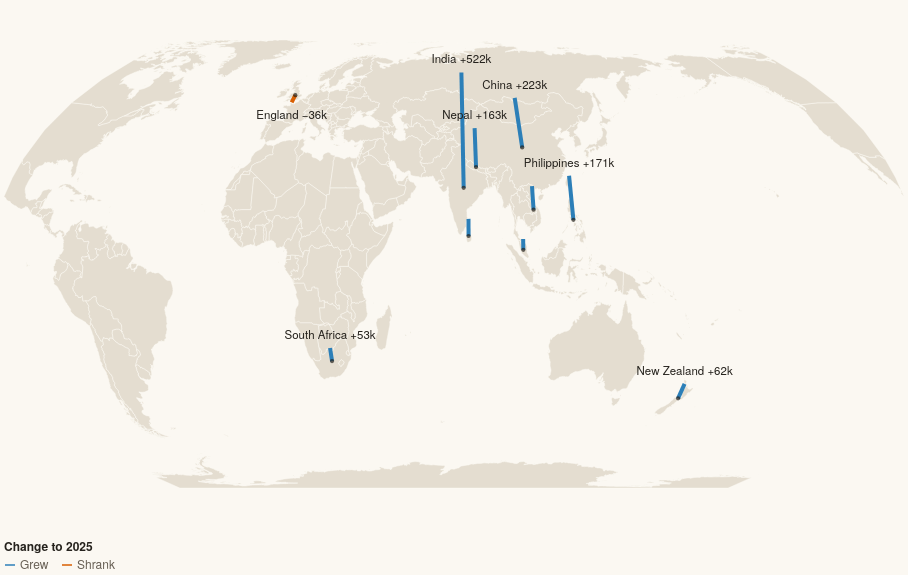

Write a Vega-Lite specification for this figure.
### Vega-Lite specification from a JSON file in a GitHub repository (floating-point values rounded to 4 significant figures; data arrays with more than 128 entries replaced by an {"elided": "..."} marker saying what was removed)
{"$schema": "https://vega.github.io/schema/vega-lite/v5.json", "width": 900, "height": 520, "autosize": {"type": "pad"}, "config": {"background": null, "font": "IBM Plex Sans, Helvetica Neue, Arial, sans-serif", "padding": 4, "view": {"stroke": null, "fill": "#eef1ef"}, "axis": {"labelColor": "#675f54", "titleColor": "#675f54", "gridColor": "#d8cfbf", "domainColor": "#d8cfbf", "tickColor": "#d8cfbf", "labelFont": "IBM Plex Sans, Helvetica Neue, Arial, sans-serif", "labelFontSize": 11, "titleFont": "IBM Plex Sans, Helvetica Neue, Arial, sans-serif", "titleFontWeight": 500, "titleFontSize": 11.5}, "legend": {"labelColor": "#675f54", "titleColor": "#25221d", "labelFont": "IBM Plex Sans, Helvetica Neue, Arial, sans-serif", "titleFont": "IBM Plex Sans, Helvetica Neue, Arial, sans-serif", "titleFontWeight": 600, "labelFontSize": 12, "titleFontSize": 12, "symbolStrokeColor": "#fbf8f2"}, "text": {"color": "#25221d", "font": "IBM Plex Sans, Helvetica Neue, Arial, sans-serif"}, "tooltipFormat": {"numberFormat": ",.0f"}}, "projection": {"type": "equalEarth", "rotate": [-75, 0]}, "params": [{"name": "base", "value": 2015, "bind": {"input": "radio", "options": [2015, 2020], "labels": ["2015", "2020"], "name": "Change since "}}], "layer": [{"data": {"values": {"type": "Topology", "transform": {"scale": [0.018, 0.009], "translate": [-180, -90]}, "objects": {"countries": {"type": "GeometryCollection", "geometries": [{"type": "Polygon", "arcs": [[0, 1, 2, 3]], "id": "716", "properties": {"name": "Zimbabwe"}}, {"type": "Polygon", "arcs": [[-3, 4, 5, 6, 7, 8, 9]], "id": "894", "properties": {"name": "Zambia"}}, {"type": "MultiPolygon", "arcs": [[[10, 11, 12]], [[13]]], "id": "887", "properties": {"name": "Yemen"}}, {"type": "MultiPolygon", "arcs": [[[14, 15, 16, 17]]], "id": "704", "properties": {"name": "Vietnam"}}, {"type": "MultiPolygon", "arcs": [[[18]], [[19, 20, 21, 22]]], "id": "862", "properties": {"name": "Venezuela"}}, {"type": "MultiPolygon", "arcs": [[[23]], [[24]], [[25]], [[26]], [[27]]], "id": "548", "properties": {"name": "Vanuatu"}}, {"type": "MultiPolygon", "arcs": [[[28, 29, 30, 31, 32]]], "id": "860", "properties": {"name": "Uzbekistan"}}, {"type": "Polygon", "arcs": [[33, 34, 35]], "id": "858", "properties": {"name": "Uruguay"}}, {"type": "MultiPolygon", "arcs": [[[36]]], "id": "630", "properties": {"name": "Puerto Rico"}}, {"type": "MultiPolygon", "arcs": [[[37]], [[38]], [[39]], [[40]], [[41, 42, 43, 44]], [[45]], [[46]], [[47]], [[48]], [[49]], [[50]], [[51]], [[52]], [[53]], [[54]], [[55]], [[56]], [[57]], [[58]], [[59]], [[60]], [[61]], [[62]], [[63]], [[64]], [[65]], [[66]], [[67]], [[68]], [[69]], [[70]], [[71]], [[72]], [[73, 74, 75, 76, 77]], [[78]]], "id": "840", "properties": {"name": "United States of America"}}, {"type": "MultiPolygon", "arcs": [[[79]]], "id": "239", "properties": {"name": "S. Geo. and the Is."}}, {"type": "MultiPolygon", "arcs": [[[80]], [[81]]], "id": "238", "properties": {"name": "Falkland Is."}}, {"type": "Polygon", "arcs": [[82]], "id": "833", "properties": {"name": "Isle of Man"}}, {"type": "MultiPolygon", "arcs": [[[83]], [[84]], [[85]], [[86]], [[87]], [[88]], [[89]], [[90]], [[91, 92]]], "id": "826", "properties": {"name": "United Kingdom"}}, {"type": "MultiPolygon", "arcs": [[[93, 94, 95, 96, 97]]], "id": "784", "properties": {"name": "United Arab Emirates"}}, {"type": "MultiPolygon", "arcs": [[[98, 99, 100, 101, 102, 103, 104, 105, 106, 107, 108]]], "id": "804", "properties": {"name": "Ukraine"}}, {"type": "Polygon", "arcs": [[109, 110, 111, 112, 113]], "id": "800", "properties": {"name": "Uganda"}}, {"type": "MultiPolygon", "arcs": [[[-32, 114, 115, 116, 117]]], "id": "795", "properties": {"name": "Turkmenistan"}}, {"type": "MultiPolygon", "arcs": [[[118, 119, 120, 121, 122, 123, 124]], [[125, 126, 127]]], "id": "792", "properties": {"name": "Turkey"}}, {"type": "MultiPolygon", "arcs": [[[128, 129, 130]]], "id": "788", "properties": {"name": "Tunisia"}}, {"type": "MultiPolygon", "arcs": [[[131]]], "id": "780", "properties": {"name": "Trinidad and Tobago"}}, {"type": "Polygon", "arcs": [[132, 133, 134, 135]], "id": "768", "properties": {"name": "Togo"}}, {"type": "MultiPolygon", "arcs": [[[136, 137]]], "id": "626", "properties": {"name": "Timor-Leste"}}, {"type": "MultiPolygon", "arcs": [[[139, 140, 141, 142, 143, 144]]], "id": "764", "properties": {"name": "Thailand"}}, {"type": "MultiPolygon", "arcs": [[[145]], [[146]], [[-8, 147, 148, 149, -110, 150, 151, 152, 153]]], "id": "834", "properties": {"name": "Tanzania"}}, {"type": "MultiPolygon", "arcs": [[[-30, 154, 155, 156]]], "id": "762", "properties": {"name": "Tajikistan"}}, {"type": "MultiPolygon", "arcs": [[[157]]], "id": "158", "properties": {"name": "Taiwan"}}, {"type": "Polygon", "arcs": [[-124, 158, 159, 160, 161, 162]], "id": "760", "properties": {"name": "Syria"}}, {"type": "Polygon", "arcs": [[163, 164, 165, 166, 167, 168]], "id": "756", "properties": {"name": "Switzerland"}}, {"type": "MultiPolygon", "arcs": [[[169]], [[170]], [[171, 172, 173]]], "id": "752", "properties": {"name": "Sweden"}}, {"type": "Polygon", "arcs": [[174, 175]], "id": "748", "properties": {"name": "eSwatini"}}, {"type": "Polygon", "arcs": [[176, 177, 178, 179]], "id": "740", "properties": {"name": "Suriname"}}, {"type": "Polygon", "arcs": [[-113, 180, 181, 182, 183, 184]], "id": "728", "properties": {"name": "S. Sudan"}}, {"type": "Polygon", "arcs": [[-183, 185, 186, 187, 188, 189, 190, 191]], "id": "729", "properties": {"name": "Sudan"}}, {"type": "MultiPolygon", "arcs": [[[192]]], "id": "144", "properties": {"name": "Sri Lanka"}}, {"type": "MultiPolygon", "arcs": [[[193]], [[194]], [[195, 196, 197, 198, 199, 200]], [[201]], [[202]], [[203]], [[204]]], "id": "724", "properties": {"name": "Spain"}}, {"type": "MultiPolygon", "arcs": [[[205, 206]], [[207]]], "id": "410", "properties": {"name": "South Korea"}}, {"type": "MultiPolygon", "arcs": [[[-1, 208, -176, 209, 210, 211, 212], [213]]], "id": "710", "properties": {"name": "South Africa"}}, {"type": "Polygon", "arcs": [[214, 215, 216, 217]], "id": "706", "properties": {"name": "Somalia"}}, {"type": "Polygon", "arcs": [[-217, 218, 219, 220]], "properties": {"name": "Somaliland"}}, {"type": "MultiPolygon", "arcs": [[[221]], [[222]], [[223]], [[224]], [[225]], [[226]], [[227]]], "id": "090", "properties": {"name": "Solomon Is."}}, {"type": "Polygon", "arcs": [[-106, 228, 229, 230, 231]], "id": "703", "properties": {"name": "Slovakia"}}, {"type": "Polygon", "arcs": [[232, 233, 234, 235, 236]], "id": "705", "properties": {"name": "Slovenia"}}, {"type": "MultiPolygon", "arcs": [[[237, 238, 239]]], "id": "694", "properties": {"name": "Sierra Leone"}}, {"type": "Polygon", "arcs": [[240, 241, 242, 243, 244, 245, 246, 247]], "id": "688", "properties": {"name": "Serbia"}}, {"type": "Polygon", "arcs": [[248, 249, 250, 251, 252, 253, 254]], "id": "686", "properties": {"name": "Senegal"}}, {"type": "MultiPolygon", "arcs": [[[-12, 255, 256, 257, 258, 259, 260, 261, -96, 262]]], "id": "682", "properties": {"name": "Saudi Arabia"}}, {"type": "MultiPolygon", "arcs": [[[263]]], "id": "678", "properties": {"name": "São Tomé and Principe"}}, {"type": "MultiPolygon", "arcs": [[[264]], [[265]]], "id": "882", "properties": {"name": "Samoa"}}, {"type": "Polygon", "arcs": [[-111, -150, 266, 267]], "id": "646", "properties": {"name": "Rwanda"}}, {"type": "MultiPolygon", "arcs": [[[268]], [[269, 270, 271, 272, 273, 274, 275, 276, 277, -109, 278, 279, 280, 281, 282, 283, 284]], [[285]], [[286]], [[287]], [[288]], [[289]], [[290]], [[291]], [[292]], [[293]], [[294]], [[295]], [[296]], [[297]], [[298]], [[299]], [[300]], [[301]], [[302]], [[303]], [[304]], [[305]], [[306]], [[307]], [[308]], [[309]], [[310]], [[311]], [[312]], [[313]], [[314]], [[315]], [[316]], [[317]], [[318]], [[319]], [[320]], [[321]], [[322]], [[323]], [[324]], [[325]], [[326]], [[327]], [[328]], [[329]], [[330]], [[331]], [[332]], [[333]], [[334]], [[335]], [[336]], [[337]], [[338]], [[339]], [[340]], [[341]], [[342]], [[343]], [[344, 345, 346, 347, 348]], [[-100, 349]]], "id": "643", "properties": {"name": "Russia"}}, {"type": "Polygon", "arcs": [[-102, 350, 351, -248, 352, -104, 353]], "id": "642", "properties": {"name": "Romania"}}, {"type": "Polygon", "arcs": [[-261, 354]], "id": "634", "properties": {"name": "Qatar"}}, {"type": "MultiPolygon", "arcs": [[[355]], [[-200, 356]]], "id": "620", "properties": {"name": "Portugal"}}, {"type": "Polygon", "arcs": [[-107, -232, 357, 358, 359, 360, 361, -347, 362, 363]], "id": "616", "properties": {"name": "Poland"}}, {"type": "MultiPolygon", "arcs": [[[364]], [[365]], [[366]], [[367]], [[368]], [[369]], [[370]], [[371]], [[372]], [[373]], [[374]], [[375]], [[376]], [[377]], [[378]], [[379]], [[380]]], "id": "608", "properties": {"name": "Philippines"}}, {"type": "Polygon", "arcs": [[381, 382, 383, 384, 385, 386]], "id": "604", "properties": {"name": "Peru"}}, {"type": "Polygon", "arcs": [[387, 388, 389]], "id": "600", "properties": {"name": "Paraguay"}}, {"type": "MultiPolygon", "arcs": [[[390]], [[391]], [[392, 393]], [[394]], [[395]], [[396]], [[397]], [[398]], [[399]], [[400]]], "id": "598", "properties": {"name": "Papua New Guinea"}}, {"type": "MultiPolygon", "arcs": [[[401, 402, 403, 404]]], "id": "591", "properties": {"name": "Panama"}}, {"type": "Polygon", "arcs": [[405, 406, 407, 408, 409, 410]], "id": "586", "properties": {"name": "Pakistan"}}, {"type": "MultiPolygon", "arcs": [[[411]], [[-13, -263, -95, 412]], [[-98, 413]]], "id": "512", "properties": {"name": "Oman"}}, {"type": "MultiPolygon", "arcs": [[[-172, 414, -284, 415]], [[416]], [[417]], [[418]], [[419]], [[420]], [[421]], [[422]], [[423]], [[424]], [[425]], [[426]], [[427]], [[428]], [[429]], [[430]]], "id": "578", "properties": {"name": "Norway"}}, {"type": "MultiPolygon", "arcs": [[[-206, 431, 432, -270, 433]]], "id": "408", "properties": {"name": "North Korea"}}, {"type": "MultiPolygon", "arcs": [[[434, 435, 436, 437, 438]]], "id": "566", "properties": {"name": "Nigeria"}}, {"type": "Polygon", "arcs": [[-439, 439, 440, 441, 442, 443, 444]], "id": "562", "properties": {"name": "Niger"}}, {"type": "Polygon", "arcs": [[445, 446, 447, 448]], "id": "558", "properties": {"name": "Nicaragua"}}, {"type": "MultiPolygon", "arcs": [[[449]], [[450]], [[451]], [[452]], [[453]]], "id": "554", "properties": {"name": "New Zealand"}}, {"type": "MultiPolygon", "arcs": [[[454, 455, 456]], [[457, 458]]], "id": "528", "properties": {"name": "Netherlands"}}, {"type": "Polygon", "arcs": [[459, 460]], "id": "524", "properties": {"name": "Nepal"}}, {"type": "Polygon", "arcs": [[-5, 461, -212, 462, 463]], "id": "516", "properties": {"name": "Namibia"}}, {"type": "Polygon", "arcs": [[-4, -10, 464, -153, 465, -210, -175, -209]], "id": "508", "properties": {"name": "Mozambique"}}, {"type": "Polygon", "arcs": [[466, 467, 468]], "id": "504", "properties": {"name": "Morocco"}}, {"type": "Polygon", "arcs": [[469, 470, 471, -468]], "id": "732", "properties": {"name": "W. Sahara"}}, {"type": "Polygon", "arcs": [[-244, 472, 473, 474, 475, 476]], "id": "499", "properties": {"name": "Montenegro"}}, {"type": "Polygon", "arcs": [[-272, 477]], "id": "496", "properties": {"name": "Mongolia"}}, {"type": "Polygon", "arcs": [[-103, -354]], "id": "498", "properties": {"name": "Moldova"}}, {"type": "MultiPolygon", "arcs": [[[-76, 479, 480, 481, 482]], [[483]], [[484]]], "id": "484", "properties": {"name": "Mexico"}}, {"type": "Polygon", "arcs": [[485]], "id": "480", "properties": {"name": "Mauritius"}}, {"type": "MultiPolygon", "arcs": [[[-255, 486, -471, 487, 488]]], "id": "478", "properties": {"name": "Mauritania"}}, {"type": "Polygon", "arcs": [[-249, -489, 489, -442, 490, 491, 492]], "id": "466", "properties": {"name": "Mali"}}, {"type": "MultiPolygon", "arcs": [[[-143, 493]], [[494, 495, 496, 497, 498]]], "id": "458", "properties": {"name": "Malaysia"}}, {"type": "MultiPolygon", "arcs": [[[-9, -154, -465]]], "id": "454", "properties": {"name": "Malawi"}}, {"type": "MultiPolygon", "arcs": [[[499]]], "id": "450", "properties": {"name": "Madagascar"}}, {"type": "Polygon", "arcs": [[-242, 500, 501, 502, 503]], "id": "807", "properties": {"name": "Macedonia"}}, {"type": "Polygon", "arcs": [[504, 505, 506]], "id": "442", "properties": {"name": "Luxembourg"}}, {"type": "MultiPolygon", "arcs": [[[-346, 507, 508, 509, -363]]], "id": "440", "properties": {"name": "Lithuania"}}, {"type": "Polygon", "arcs": [[-129, 511, 512, -188, 513, -444, 514]], "id": "434", "properties": {"name": "Libya"}}, {"type": "Polygon", "arcs": [[-238, 515, 516, 517]], "id": "430", "properties": {"name": "Liberia"}}, {"type": "Polygon", "arcs": [[-214]], "id": "426", "properties": {"name": "Lesotho"}}, {"type": "Polygon", "arcs": [[-162, 518, 519]], "id": "422", "properties": {"name": "Lebanon"}}, {"type": "Polygon", "arcs": [[-509, 520, 521, -280, 522]], "id": "428", "properties": {"name": "Latvia"}}, {"type": "Polygon", "arcs": [[-17, 523, -140, 524, 525]], "id": "418", "properties": {"name": "Laos"}}, {"type": "Polygon", "arcs": [[-29, 526, 527, -155]], "id": "417", "properties": {"name": "Kyrgyzstan"}}, {"type": "MultiPolygon", "arcs": [[[-259, 528, 529]]], "id": "414", "properties": {"name": "Kuwait"}}, {"type": "Polygon", "arcs": [[-243, -504, 530, -473]], "properties": {"name": "Kosovo"}}, {"type": "MultiPolygon", "arcs": [[[-114, -185, 531, -215, 532, -151]]], "id": "404", "properties": {"name": "Kenya"}}, {"type": "MultiPolygon", "arcs": [[[-33, -118, 533, -274, 534, -527]]], "id": "398", "properties": {"name": "Kazakhstan"}}, {"type": "Polygon", "arcs": [[-160, 535, -257, 536, 537, 538, 539]], "id": "400", "properties": {"name": "Jordan"}}, {"type": "MultiPolygon", "arcs": [[[540]], [[541]], [[542]], [[543]], [[544]], [[545]], [[546]], [[547]]], "id": "392", "properties": {"name": "Japan"}}, {"type": "Polygon", "arcs": [[548]], "id": "388", "properties": {"name": "Jamaica"}}, {"type": "MultiPolygon", "arcs": [[[-167, 549, -235, 550, 551]], [[552]], [[553]]], "id": "380", "properties": {"name": "Italy"}}, {"type": "Polygon", "arcs": [[-161, -540, 554, -538, 555, 556, 557, 558, -519]], "id": "376", "properties": {"name": "Israel"}}, {"type": "MultiPolygon", "arcs": [[[-539, -555]]], "id": "275", "properties": {"name": "Palestine"}}, {"type": "MultiPolygon", "arcs": [[[-92, 560]]], "id": "372", "properties": {"name": "Ireland"}}, {"type": "Polygon", "arcs": [[-123, 561, 562, -529, -258, -536, -159]], "id": "368", "properties": {"name": "Iraq"}}, {"type": "MultiPolygon", "arcs": [[[563]], [[-116, 564, -409, 565, -562, -122, 566, 567, 568, 569]]], "id": "364", "properties": {"name": "Iran"}}, {"type": "MultiPolygon", "arcs": [[[570]], [[571]], [[572]], [[573]], [[574]], [[575]], [[576]], [[577]], [[578]], [[579]], [[580]], [[581]], [[582]], [[583]], [[584]], [[585]], [[586]], [[587]], [[588]], [[589]], [[590]], [[591]], [[592]], [[593]], [[594]], [[595]], [[-495, 596]], [[597]], [[598]], [[599]], [[-137, 600, -139, 601]], [[602]], [[603]], [[604]], [[-393, 605]], [[606]], [[607]], [[608]], [[609]], [[610]], [[611]], [[612]], [[613]], [[614]], [[615]], [[616]], [[617]], [[618]], [[619]], [[620]], [[621]], [[622]], [[623]]], "id": "360", "properties": {"name": "Indonesia"}}, {"type": "MultiPolygon", "arcs": [[[-407, 624, 625, -460, 626, 627, 628, 629, 630, 631]], [[632]], [[633]], [[634]]], "id": "356", "properties": {"name": "India"}}, {"type": "Polygon", "arcs": [[635]], "id": "352", "properties": {"name": "Iceland"}}, {"type": "Polygon", "arcs": [[-105, -353, -247, 636, -237, 637, -229]], "id": "348", "properties": {"name": "Hungary"}}, {"type": "MultiPolygon", "arcs": [[[-449, 638, 639, 640, 641]]], "id": "340", "properties": {"name": "Honduras"}}, {"type": "MultiPolygon", "arcs": [[[642, 643]]], "id": "332", "properties": {"name": "Haiti"}}, {"type": "Polygon", "arcs": [[-20, 644, -179, 645]], "id": "328", "properties": {"name": "Guyana"}}, {"type": "MultiPolygon", "arcs": [[[-251, 646, 647]]], "id": "624", "properties": {"name": "Guinea-Bissau"}}, {"type": "Polygon", "arcs": [[-240, 648, -647, -250, -493, 649, -516]], "id": "324", "properties": {"name": "Guinea"}}, {"type": "Polygon", "arcs": [[-482, 650, 651, -641, 652, 653]], "id": "320", "properties": {"name": "Guatemala"}}, {"type": "MultiPolygon", "arcs": [[[654]], [[655]], [[656]], [[657]], [[658]], [[659]], [[660]], [[661]], [[-127, 662, 663, -502, 664]]], "id": "300", "properties": {"name": "Greece"}}, {"type": "Polygon", "arcs": [[-135, 665, 666, 667, 668, 669]], "id": "288", "properties": {"name": "Ghana"}}, {"type": "MultiPolygon", "arcs": [[[-169, 670, -505, 671, -457, 672, 673, 674, -359, 675, 676]], [[677]], [[-361, 678]]], "id": "276", "properties": {"name": "Germany"}}, {"type": "Polygon", "arcs": [[-119, 679, -277, 680, 681]], "id": "268", "properties": {"name": "Georgia"}}, {"type": "Polygon", "arcs": [[-253, 682]], "id": "270", "properties": {"name": "Gambia"}}, {"type": "Polygon", "arcs": [[683, 684, 685, 686]], "id": "266", "properties": {"name": "Gabon"}}, {"type": "MultiPolygon", "arcs": [[[687]], [[-168, -552, 688, -479, 689, -198, 690, -196, 691, 692, -506, -671]], [[693]], [[694]], [[695]], [[696]], [[-177, 697, 698]]], "id": "250", "properties": {"name": "France"}}, {"type": "MultiPolygon", "arcs": [[[699]], [[700]]], "id": "540", "properties": {"name": "New Caledonia"}}, {"type": "MultiPolygon", "arcs": [[[701]]], "id": "260", "properties": {"name": "Fr. S. Antarctic Lands"}}, {"type": "MultiPolygon", "arcs": [[[702]]], "id": "248", "properties": {"name": "Åland"}}, {"type": "MultiPolygon", "arcs": [[[-173, -416, -283, 703]]], "id": "246", "properties": {"name": "Finland"}}, {"type": "MultiPolygon", "arcs": [[[704]], [[705]], [[706]]], "id": "242", "properties": {"name": "Fiji"}}, {"type": "Polygon", "arcs": [[-184, -192, 707, 708, -219, -216, -532]], "id": "231", "properties": {"name": "Ethiopia"}}, {"type": "MultiPolygon", "arcs": [[[-522, 709, -281]], [[710]], [[711]]], "id": "233", "properties": {"name": "Estonia"}}, {"type": "MultiPolygon", "arcs": [[[-191, 712, 713, -708]]], "id": "232", "properties": {"name": "Eritrea"}}, {"type": "MultiPolygon", "arcs": [[[714]], [[-686, 715, 716]]], "id": "226", "properties": {"name": "Eq. Guinea"}}, {"type": "Polygon", "arcs": [[-640, 717, -653]], "id": "222", "properties": {"name": "El Salvador"}}, {"type": "Polygon", "arcs": [[-189, -513, 718, -560, -557, 719]], "id": "818", "properties": {"name": "Egypt"}}, {"type": "MultiPolygon", "arcs": [[[-386, 720, 721]], [[722]], [[723]], [[724]]], "id": "218", "properties": {"name": "Ecuador"}}, {"type": "Polygon", "arcs": [[-643, 725]], "id": "214", "properties": {"name": "Dominican Rep."}}, {"type": "Polygon", "arcs": [[-220, -709, -714, 726]], "id": "262", "properties": {"name": "Djibouti"}}, {"type": "MultiPolygon", "arcs": [[[727]], [[728]], [[729]], [[730]], [[731]], [[732]], [[733]], [[734]], [[735]], [[736]], [[737]], [[738]], [[739]], [[740]], [[741]]], "id": "304", "properties": {"name": "Greenland"}}, {"type": "MultiPolygon", "arcs": [[[742]]], "id": "234", "properties": {"name": "Faeroe Is."}}, {"type": "MultiPolygon", "arcs": [[[743]], [[-674, 744]], [[745]], [[746]], [[747]]], "id": "208", "properties": {"name": "Denmark"}}, {"type": "Polygon", "arcs": [[-231, 748, -676, -358]], "id": "203", "properties": {"name": "Czechia"}}, {"type": "Polygon", "arcs": [[749, 750]], "properties": {"name": "N. Cyprus"}}, {"type": "Polygon", "arcs": [[-750, 751]], "id": "196", "properties": {"name": "Cyprus"}}, {"type": "MultiPolygon", "arcs": [[[752]], [[753]]], "id": "192", "properties": {"name": "Cuba"}}, {"type": "MultiPolygon", "arcs": [[[-233, -637, -246, 754, 755]], [[-476, 756, 757]]], "id": "191", "properties": {"name": "Croatia"}}, {"type": "MultiPolygon", "arcs": [[[-492, 758, -669, 759, -517, -650]]], "id": "384", "properties": {"name": "Côte d'Ivoire"}}, {"type": "Polygon", "arcs": [[-404, 760, -447, 761]], "id": "188", "properties": {"name": "Costa Rica"}}, {"type": "Polygon", "arcs": [[-7, 762, 763, 764, 765, 766, -181, -112, -268, 767, -148]], "id": "180", "properties": {"name": "Dem. Rep. Congo"}}, {"type": "Polygon", "arcs": [[-684, 768, 769, -766, 770, 771]], "id": "178", "properties": {"name": "Congo"}}, {"type": "MultiPolygon", "arcs": [[[772]]], "id": "174", "properties": {"name": "Comoros"}}, {"type": "MultiPolygon", "arcs": [[[-22, 773, -387, -722, 774, -402, 775]]], "id": "170", "properties": {"name": "Colombia"}}, {"type": "MultiPolygon", "arcs": [[[776]], [[-18, -526, 777, -629, 778, -627, -461, -626, 779, -411, 780, -156, -528, -535, -273, -478, -271, -433, 781, 782, 783, 784, 785]], [[786]]], "id": "156", "properties": {"name": "China"}}, {"type": "MultiPolygon", "arcs": [[[-783, 787]]], "id": "344", "properties": {"name": "Hong Kong"}}, {"type": "MultiPolygon", "arcs": [[[-384, 788, 789, 790]], [[791, 792]], [[793]], [[794]], [[795]], [[796]], [[797]], [[798]], [[799]], [[800]], [[801]], [[802]], [[803]], [[804]], [[805]], [[806]], [[807]], [[808]], [[809]]], "id": "152", "properties": {"name": "Chile"}}, {"type": "Polygon", "arcs": [[-187, 810, 811, -435, -445, -514]], "id": "148", "properties": {"name": "Chad"}}, {"type": "Polygon", "arcs": [[-182, -767, -770, 812, -811, -186]], "id": "140", "properties": {"name": "Central African Rep."}}, {"type": "MultiPolygon", "arcs": [[[813]], [[814]]], "id": "132", "properties": {"name": "Cabo Verde"}}, {"type": "MultiPolygon", "arcs": [[[815]], [[816]], [[817]], [[-45, 818, -78, 819]], [[820]], [[821]], [[822]], [[823]], [[824]], [[825]], [[826]], [[827]], [[828]], [[829]], [[830]], [[831]], [[832]], [[833]], [[834]], [[835]], [[836]], [[837]], [[838]], [[-74, 839]], [[840]], [[841]], [[842]], [[843]], [[844]], [[845]], [[846]], [[847]], [[848]], [[849]], [[850]], [[851]], [[852]], [[853]], [[854]], [[855]], [[856]], [[857]], [[858]], [[859]], [[860]], [[861]], [[862]], [[863]], [[864]], [[865]], [[866]], [[867]], [[868]], [[869]], [[870]], [[871]], [[872]], [[873]], [[874]], [[875]], [[876]], [[877]], [[878]], [[879]], [[880]], [[881]], [[882]], [[883]], [[884]], [[885]], [[886]], [[887]], [[888]]], "id": "124", "properties": {"name": "Canada"}}, {"type": "Polygon", "arcs": [[-436, -812, -813, -769, -687, -717, 889]], "id": "120", "properties": {"name": "Cameroon"}}, {"type": "MultiPolygon", "arcs": [[[-16, 890, -141, -524]]], "id": "116", "properties": {"name": "Cambodia"}}, {"type": "MultiPolygon", "arcs": [[[-145, 891, 892, -630, -778, -525]]], "id": "104", "properties": {"name": "Myanmar"}}, {"type": "Polygon", "arcs": [[-149, -768, -267]], "id": "108", "properties": {"name": "Burundi"}}, {"type": "Polygon", "arcs": [[-136, -670, -759, -491, -441, 893]], "id": "854", "properties": {"name": "Burkina Faso"}}, {"type": "Polygon", "arcs": [[-128, -665, -501, -241, -352, 894]], "id": "100", "properties": {"name": "Bulgaria"}}, {"type": "MultiPolygon", "arcs": [[[-498, 895]], [[-497, 896]]], "id": "096", "properties": {"name": "Brunei"}}, {"type": "MultiPolygon", "arcs": [[[-21, -646, -178, -699, 897, -36, 898, -388, 899, -382, -774]], [[900]], [[901]], [[902]], [[903]]], "id": "076", "properties": {"name": "Brazil"}}, {"type": "Polygon", "arcs": [[-2, -213, -462]], "id": "072", "properties": {"name": "Botswana"}}, {"type": "Polygon", "arcs": [[-477, -758, 904, -755, -245]], "id": "070", "properties": {"name": "Bosnia and Herz."}}, {"type": "Polygon", "arcs": [[-383, -900, -390, 905, -789]], "id": "068", "properties": {"name": "Bolivia"}}, {"type": "Polygon", "arcs": [[-628, -779]], "id": "064", "properties": {"name": "Bhutan"}}, {"type": "Polygon", "arcs": [[-133, -894, -440, -438, 906]], "id": "204", "properties": {"name": "Benin"}}, {"type": "MultiPolygon", "arcs": [[[-481, 907, -651]]], "id": "084", "properties": {"name": "Belize"}}, {"type": "Polygon", "arcs": [[-455, -672, -507, -693, 908, -458]], "id": "056", "properties": {"name": "Belgium"}}, {"type": "Polygon", "arcs": [[-108, -364, -510, -523, -279]], "id": "112", "properties": {"name": "Belarus"}}, {"type": "MultiPolygon", "arcs": [[[-631, -893, 909]], [[910]]], "id": "050", "properties": {"name": "Bangladesh"}}, {"type": "MultiPolygon", "arcs": [[[911]], [[912]], [[913]], [[914]], [[915]]], "id": "044", "properties": {"name": "Bahamas"}}, {"type": "MultiPolygon", "arcs": [[[-121, 916, -567]], [[-569, 917, -681, -276, 918]]], "id": "031", "properties": {"name": "Azerbaijan"}}, {"type": "Polygon", "arcs": [[-164, -677, -749, -230, -638, -236, -550, -166, -511]], "id": "040", "properties": {"name": "Austria"}}, {"type": "MultiPolygon", "arcs": [[[919]], [[920]], [[921]], [[922]], [[923]], [[924]], [[925]], [[926]], [[927]], [[928]]], "id": "036", "properties": {"name": "Australia"}}, {"type": "MultiPolygon", "arcs": [[[-120, -682, -918, -568, -917]]], "id": "051", "properties": {"name": "Armenia"}}, {"type": "MultiPolygon", "arcs": [[[-35, 929, -790, -906, -389, -899]], [[-792, 930]], [[931]]], "id": "032", "properties": {"name": "Argentina"}}, {"type": "MultiPolygon", "arcs": [[[-765, 932, -771]], [[-6, -464, 933, -763]]], "id": "024", "properties": {"name": "Angola"}}, {"type": "Polygon", "arcs": [[-130, -515, -443, -490, -488, -470, -467, 934]], "id": "012", "properties": {"name": "Algeria"}}, {"type": "Polygon", "arcs": [[-474, -531, -503, -664, 935]], "id": "008", "properties": {"name": "Albania"}}, {"type": "Polygon", "arcs": [[-31, -157, -781, -410, -565, -115]], "id": "004", "properties": {"name": "Afghanistan"}}, {"type": "Polygon", "arcs": [[-406, -780, -625]], "properties": {"name": "Siachen Glacier"}}, {"type": "MultiPolygon", "arcs": [[[936], [937]], [[938]], [[939]], [[940]], [[941]], [[942]], [[943]], [[944]], [[945]], [[946]], [[947]], [[948]], [[949]], [[950]], [[951]], [[952]], [[953]], [[954]], [[955]], [[956]], [[957]], [[958]], [[959]], [[960]], [[961]], [[962]], [[963]], [[964]], [[965]], [[966]], [[967]], [[968]], [[969]], [[970]], [[971]], [[972]], [[973]], [[974]], [[975]], [[976]], [[977]], [[978]], [[979]], [[980]], [[981]], [[982]], [[983]], [[984]], [[985]], [[986]], [[987]], [[988]], [[989]], [[990]], [[991]], [[992]], [[993]], [[994]], [[995]], [[996]], [[997]], [[998]], [[999]], [[1000]], [[1001]], [[1002]]], "id": "010", "properties": {"name": "Antarctica"}}]}}, "arcs": {"elided": "1003 rows, 48254 int values in total"}}, "format": {"type": "topojson", "feature": "countries"}}, "mark": {"type": "geoshape", "fill": "#e4ddd0", "stroke": "#fbf8f2", "strokeWidth": 0.5, "clip": true, "cursor": "pointer"}, "transform": [{"lookup": "properties.name", "from": {"data": {"values": [{"c_world": "India", "c_label": "India", "c15": 449040, "c20": 724060, "c25": 971020, "c_km": 9847, "c_chg": 521980, "c_pct": 116}, {"c_world": "United Kingdom", "c_label": "England (born in)", "c15": 1006540, "c20": 986210, "c25": 970950, "c_km": 17011, "c_chg": -35590, "c_pct": -4}, {"c_world": "China", "c_label": "China", "c15": 508870, "c20": 638990, "c25": 731540, "c_km": 9054, "c_chg": 222670, "c_pct": 44}, {"c_world": "New Zealand", "c_label": "New Zealand", "c15": 575430, "c20": 584490, "c25": 637680, "c_km": 2155, "c_chg": 62250, "c_pct": 11}, {"c_world": "Philippines", "c_label": "Philippines", "c15": 241130, "c20": 308380, "c25": 412530, "c_km": 6011, "c_chg": 171400, "c_pct": 71}, {"c_world": "Vietnam", "c_label": "Vietnam", "c15": 235590, "c20": 275920, "c25": 326630, "c_km": 7248, "c_chg": 91040, "c_pct": 39}, {"c_world": "South Africa", "c_label": "South Africa", "c15": 177390, "c20": 200890, "c25": 229950, "c_km": 11057, "c_chg": 52560, "c_pct": 30}, {"c_world": "Nepal", "c_label": "Nepal", "c15": 50150, "c20": 132400, "c25": 213580, "c_km": 9879, "c_chg": 163430, "c_pct": 326}, {"c_world": "Sri Lanka", "c_label": "Sri Lanka", "c15": 119700, "c20": 142690, "c25": 184800, "c_km": 8732, "c_chg": 65100, "c_pct": 54}, {"c_world": "Malaysia", "c_label": "Malaysia", "c15": 143420, "c20": 178760, "c25": 184320, "c_km": 6640, "c_chg": 40900, "c_pct": 29}]}, "key": "c_world", "fields": ["c_label", "c15", "c20", "c25", "c_km", "c_chg", "c_pct"]}}, {"calculate": "datum.properties.name", "as": "cty"}, {"calculate": "datum.c_label == 'England (born in)' ? datum.properties.name + ' (figures for England)' : datum.properties.name", "as": "ctyl"}, {"calculate": "datum.properties.name == 'Australia' ? 'Destination' : isValid(datum.c25) ? format(datum.c25, ',') : 'Not in the top ten'", "as": "t25"}, {"calculate": "isValid(datum.c15) ? format(datum.c15, ',') : '–'", "as": "t15"}, {"calculate": "isValid(datum.c_chg) ? (datum.c_chg >= 0 ? '+' : '−') + format(abs(datum.c_chg), ',') + ' (' + (datum.c_pct >= 0 ? '+' : '') + datum.c_pct + '%)' : '–'", "as": "tchg"}, {"calculate": "isValid(datum.c_km) ? format(datum.c_km, ',') + ' km' : '–'", "as": "tkm"}], "params": [{"name": "hovc6", "select": {"type": "point", "fields": ["cty"], "on": "pointerover", "clear": "pointerout"}}], "encoding": {"stroke": {"condition": {"param": "hovc6", "empty": false, "value": "#111111"}, "value": "#fbf8f2"}, "strokeWidth": {"condition": {"param": "hovc6", "empty": false, "value": 1.75}, "value": 0.5}, "tooltip": [{"field": "ctyl", "title": "Country"}, {"field": "t25", "title": "Australian residents born here, 2025"}, {"field": "t15", "title": "Australian residents born here, 2015"}, {"field": "tchg", "title": "Change 2015–2025"}, {"field": "tkm", "title": "Distance from Sydney"}]}}, {"data": {"values": [{"c": "India", "lon": 78.9, "lat": 22, "a": 449040, "b": 724060, "d": 971020}, {"c": "England", "lon": -1.5, "lat": 52.6, "a": 1006540, "b": 986210, "d": 970950}, {"c": "China", "lon": 104, "lat": 34.5, "a": 508870, "b": 638990, "d": 731540}, {"c": "New Zealand", "lon": 174, "lat": -41, "a": 575430, "b": 584490, "d": 637680}, {"c": "Philippines", "lon": 122, "lat": 12.5, "a": 241130, "b": 308380, "d": 412530}, {"c": "Vietnam", "lon": 106.5, "lat": 15.5, "a": 235590, "b": 275920, "d": 326630}, {"c": "South Africa", "lon": 24.5, "lat": -29, "a": 177390, "b": 200890, "d": 229950}, {"c": "Nepal", "lon": 84.1, "lat": 28.3, "a": 50150, "b": 132400, "d": 213580}, {"c": "Sri Lanka", "lon": 80.7, "lat": 7.8, "a": 119700, "b": 142690, "d": 184800}, {"c": "Malaysia", "lon": 102, "lat": 3.8, "a": 143420, "b": 178760, "d": 184320}]}, "transform": [{"calculate": "datum.d - (base == 2015 ? datum.a : datum.b)", "as": "ch"}, {"calculate": "datum.lat + datum.ch * 0.00007662835249042145", "as": "top"}, {"calculate": "datum.ch >= 0 ? 'Grew' : 'Shrank'", "as": "pos"}, {"calculate": "datum.c + ' ' + (datum.ch >= 0 ? '+' : '−') + format(abs(datum.ch) / 1000, ',.0f') + 'k'", "as": "lbl"}], "mark": {"type": "rule", "strokeWidth": 4, "strokeCap": "butt"}, "encoding": {"longitude": {"field": "lon", "type": "quantitative"}, "latitude": {"field": "lat", "type": "quantitative"}, "latitude2": {"field": "top"}, "longitude2": {"field": "lon"}, "color": {"field": "pos", "type": "nominal", "scale": {"domain": ["Grew", "Shrank"], "range": ["#2c7fb8", "#d95f02"]}, "legend": {"title": "Change to 2025", "orient": "bottom"}}, "tooltip": [{"field": "c", "title": "Country of birth"}, {"field": "ch", "title": "Change (people)", "format": "+,"}, {"field": "d", "title": "Residents in 2025", "format": ","}]}}, {"data": {"values": [{"c": "India", "lon": 78.9, "lat": 22, "a": 449040, "b": 724060, "d": 971020}, {"c": "England", "lon": -1.5, "lat": 52.6, "a": 1006540, "b": 986210, "d": 970950}, {"c": "China", "lon": 104, "lat": 34.5, "a": 508870, "b": 638990, "d": 731540}, {"c": "New Zealand", "lon": 174, "lat": -41, "a": 575430, "b": 584490, "d": 637680}, {"c": "Philippines", "lon": 122, "lat": 12.5, "a": 241130, "b": 308380, "d": 412530}, {"c": "Vietnam", "lon": 106.5, "lat": 15.5, "a": 235590, "b": 275920, "d": 326630}, {"c": "South Africa", "lon": 24.5, "lat": -29, "a": 177390, "b": 200890, "d": 229950}, {"c": "Nepal", "lon": 84.1, "lat": 28.3, "a": 50150, "b": 132400, "d": 213580}, {"c": "Sri Lanka", "lon": 80.7, "lat": 7.8, "a": 119700, "b": 142690, "d": 184800}, {"c": "Malaysia", "lon": 102, "lat": 3.8, "a": 143420, "b": 178760, "d": 184320}]}, "mark": {"type": "circle", "size": 18}, "encoding": {"longitude": {"field": "lon", "type": "quantitative"}, "latitude": {"field": "lat", "type": "quantitative"}, "color": {"value": "#25221d"}}}, {"data": {"values": [{"c": "India", "lon": 78.9, "lat": 22, "a": 449040, "b": 724060, "d": 971020}, {"c": "England", "lon": -1.5, "lat": 52.6, "a": 1006540, "b": 986210, "d": 970950}, {"c": "China", "lon": 104, "lat": 34.5, "a": 508870, "b": 638990, "d": 731540}, {"c": "New Zealand", "lon": 174, "lat": -41, "a": 575430, "b": 584490, "d": 637680}, {"c": "Philippines", "lon": 122, "lat": 12.5, "a": 241130, "b": 308380, "d": 412530}, {"c": "Vietnam", "lon": 106.5, "lat": 15.5, "a": 235590, "b": 275920, "d": 326630}, {"c": "South Africa", "lon": 24.5, "lat": -29, "a": 177390, "b": 200890, "d": 229950}, {"c": "Nepal", "lon": 84.1, "lat": 28.3, "a": 50150, "b": 132400, "d": 213580}, {"c": "Sri Lanka", "lon": 80.7, "lat": 7.8, "a": 119700, "b": 142690, "d": 184800}, {"c": "Malaysia", "lon": 102, "lat": 3.8, "a": 143420, "b": 178760, "d": 184320}]}, "transform": [{"calculate": "datum.d - (base == 2015 ? datum.a : datum.b)", "as": "ch"}, {"calculate": "datum.lat + datum.ch * 0.00007662835249042145", "as": "top"}, {"calculate": "datum.ch >= 0 ? 'Grew' : 'Shrank'", "as": "pos"}, {"calculate": "datum.c + ' ' + (datum.ch >= 0 ? '+' : '−') + format(abs(datum.ch) / 1000, ',.0f') + 'k'", "as": "lbl"}, {"filter": "(abs(datum.ch) >= 150000 || datum.ch < 0 || indexof(['New Zealand', 'South Africa'], datum.c) >= 0) && datum.ch >= 0"}], "mark": {"type": "text", "dy": -7, "fontSize": 11.5, "font": "IBM Plex Sans, Helvetica Neue, Arial, sans-serif", "fontWeight": 500, "baseline": "bottom"}, "encoding": {"longitude": {"field": "lon", "type": "quantitative"}, "latitude": {"field": "top", "type": "quantitative"}, "text": {"field": "lbl"}, "color": {"value": "#25221d"}}}, {"data": {"values": [{"c": "India", "lon": 78.9, "lat": 22, "a": 449040, "b": 724060, "d": 971020}, {"c": "England", "lon": -1.5, "lat": 52.6, "a": 1006540, "b": 986210, "d": 970950}, {"c": "China", "lon": 104, "lat": 34.5, "a": 508870, "b": 638990, "d": 731540}, {"c": "New Zealand", "lon": 174, "lat": -41, "a": 575430, "b": 584490, "d": 637680}, {"c": "Philippines", "lon": 122, "lat": 12.5, "a": 241130, "b": 308380, "d": 412530}, {"c": "Vietnam", "lon": 106.5, "lat": 15.5, "a": 235590, "b": 275920, "d": 326630}, {"c": "South Africa", "lon": 24.5, "lat": -29, "a": 177390, "b": 200890, "d": 229950}, {"c": "Nepal", "lon": 84.1, "lat": 28.3, "a": 50150, "b": 132400, "d": 213580}, {"c": "Sri Lanka", "lon": 80.7, "lat": 7.8, "a": 119700, "b": 142690, "d": 184800}, {"c": "Malaysia", "lon": 102, "lat": 3.8, "a": 143420, "b": 178760, "d": 184320}]}, "transform": [{"calculate": "datum.d - (base == 2015 ? datum.a : datum.b)", "as": "ch"}, {"calculate": "datum.lat + datum.ch * 0.00007662835249042145", "as": "top"}, {"calculate": "datum.ch >= 0 ? 'Grew' : 'Shrank'", "as": "pos"}, {"calculate": "datum.c + ' ' + (datum.ch >= 0 ? '+' : '−') + format(abs(datum.ch) / 1000, ',.0f') + 'k'", "as": "lbl"}, {"filter": "(abs(datum.ch) >= 150000 || datum.ch < 0 || indexof(['New Zealand', 'South Africa'], datum.c) >= 0) && datum.ch < 0"}], "mark": {"type": "text", "dy": 8, "fontSize": 11.5, "font": "IBM Plex Sans, Helvetica Neue, Arial, sans-serif", "fontWeight": 500, "baseline": "top"}, "encoding": {"longitude": {"field": "lon", "type": "quantitative"}, "latitude": {"field": "top", "type": "quantitative"}, "text": {"field": "lbl"}, "color": {"value": "#25221d"}}}, {"data": {"values": [{"type": "Feature", "properties": {}, "geometry": {"type": "MultiPoint", "coordinates": [[-15, 66], [178, 66], [178, -46], [-15, -46]]}}]}, "mark": {"type": "geoshape", "opacity": 0, "filled": false, "strokeOpacity": 0}}], "background": "#fbf8f2"}
